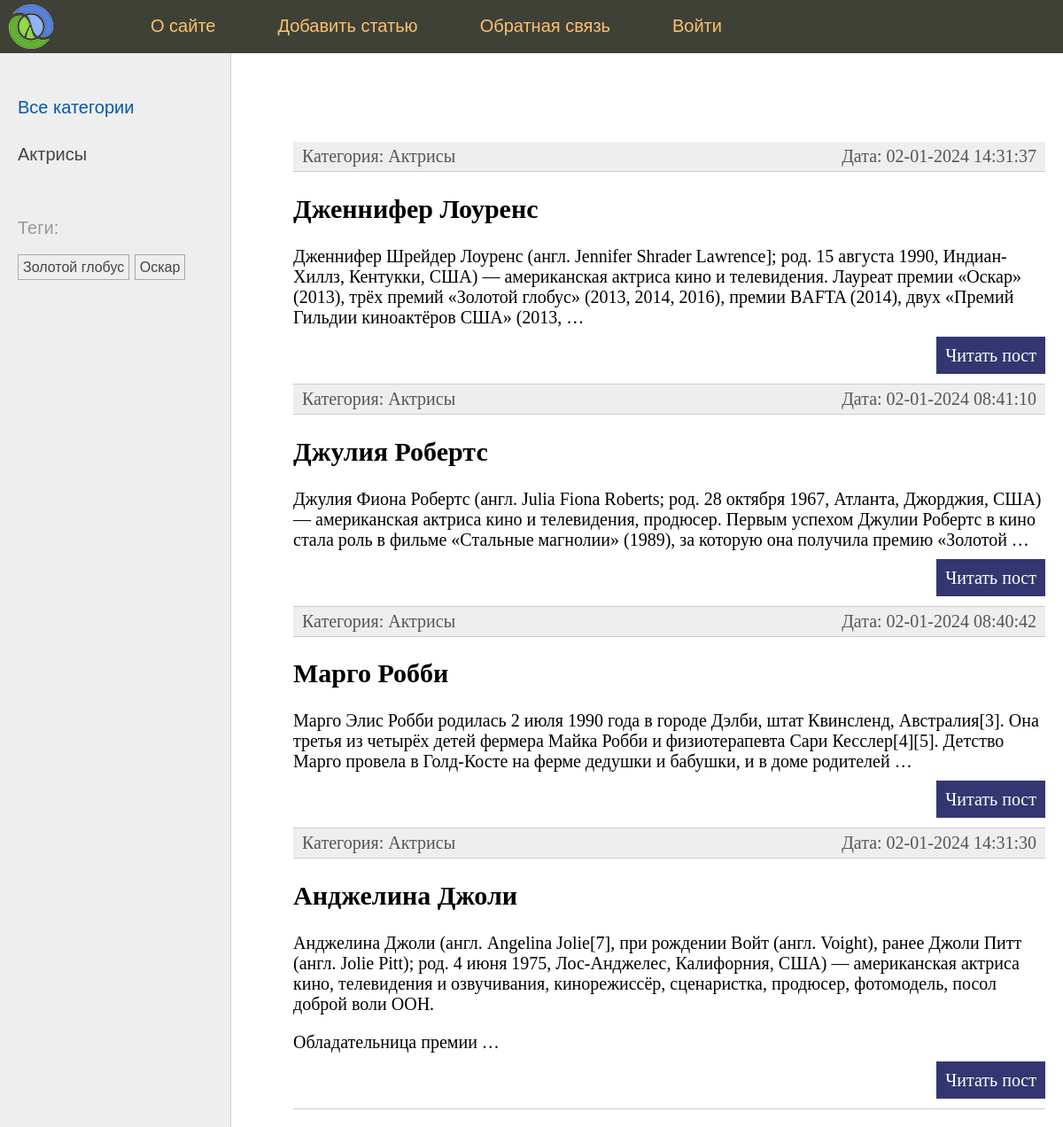
The page / on the database its author committed.
### people/models.py (models this page shows, shortened)
class Categories(models.Model):
    name = models.CharField(max_length=100)
    slug = models.SlugField(max_length=255, unique=True, db_index=True)
    class Meta:
        verbose_name = "Категория"
        verbose_name_plural = "Категории"
    def __str__(self) -> str:
        return self.name

class TagPost(models.Model):
    tag = models.CharField(max_length=100, db_index=True)
    slug = models.SlugField(max_length=255, db_index=True, unique=True)

class People(models.Model):
    class Status(models.IntegerChoices):
        DRAFT = (0, "Черновик")
        PUBLISHED = (1, "Опубликовано")
    title = models.CharField(max_length=255)
    slug = models.SlugField(max_length=255, unique=True, db_index=True)
    content = models.TextField(blank=True)
    time_create = models.DateTimeField(auto_now_add=True)
    time_update = models.DateTimeField(auto_now=True)
    is_published = models.BooleanField(choices=tuple(map(
        lambda x: (bool(x[0]), x[1]), Status.choices)), default=Status.DRAFT)
    category = models.ForeignKey(
        "Categories", on_delete=models.PROTECT, related_name="posts"
    )
    tags = models.ManyToManyField("TagPost", blank=True, related_name="tags")
    partner = models.OneToOneField(
        "Partner",
        on_delete=models.SET_NULL,
        null=True,
        blank=True,
        related_name="partner",
    )
    objects = models.Manager()
    published = PublishedManager()
    class Meta:
        verbose_name = "Известные люди"
        verbose_name_plural = "Известные люди"
        ordering = ("-time_create",)
        indexes = [models.Index(fields=("-time_create",))]

### people/views.py (the view)
# urls.py: path('', index, name='home'),
def index(request):
    posts = People.published.all().select_related('category')
    context = {
        "menu": menu,
        "title": "Главная страница",
        "posts": posts,
        "category_selected": 0,
    }
    return render(request, "people/index.html", context)

### people/models.py (called while the page is built)
    def get_queryset(self) -> QuerySet:
        return super().get_queryset().filter(is_published=People.Status.PUBLISHED)

### people/templatetags/people_tags.py (called while the page is built)
@register.inclusion_tag('people/list_categories.html')
def show_categories(category_selected=0):
    categories = Categories.objects.annotate(total=Count('posts')).filter(total__gt=0)
    return {'categories': categories, 'category_selected': category_selected}

@register.inclusion_tag('people/list_tags.html')
def show_all_tags():
    return {'tags': TagPost.objects.annotate(total=Count('tags')).filter(total__gt=0)}

### people/templates/people/index.html (shortened to what this page needs)
{% extends 'people/base.html' %}
{% block content %}
<ul class="list-articles">
	{% for post in posts %}
		<li><div class="article-panel">
			<p class="first">Категория: {{post.category}}</p>
			<p class="last">Дата: {{post.time_update|date:"d-m-Y H:i:s"}}</p>
		</div></li>
		<li><h2>{{post.title}}</h2>
    {% autoescape off %}
	{{post.content|linebreaks|truncatewords:40}}
    {% endautoescape %}
		<p class="link-read-post"><a href="{% url 'people:post' post.slug %}">Читать пост</a></p>
		</li>
	{% endfor %}
</ul>
{% endblock %}

### people/templates/people/list_categories.html
{% for category in categories %}
    {% if category.id == category_selected %}
        <li class="selected">{{category.name}}</li>
    {% else %}
        <li><a href="{% url 'people:category' category.slug %}">{{ category.name }}</a></li>
    {% endif %}
{% endfor %}

### people/templates/people/list_tags.html
{% if tags %}
    <p>Теги:</p>
    <ul class='tags-list'>
        {% for tag in tags %}
            <li><a href="{% url "people:tag" tag.slug %}">{{ tag.tag }}</a></li>
        {% endfor %}
    </ul>
{% endif %}

### rows shown on the page
Categories: name "Актрисы"
TagPost: tag "Золотой глобус"
TagPost: tag "Оскар"
People: category "Актрисы", time_update "02-01-2024 14:31:37", title "Дженнифер Лоуренс", content "Дженнифер Шрейдер Лоуренс (англ. Jennifer Shrader Lawrence]; род. 15 августа 1990, Индиан-Хиллз, Кентукки, США) — американская актриса кино и телевидения. Лауреат премии «Оскар» (2013), трёх премий «Золотой глобус» (2013, 2014, 2016), премии BAFTA (2014), двух «Премий Гильдии киноактёров США» (2013, …"
People: category "Актрисы", time_update "02-01-2024 08:41:10", title "Джулия Робертс", content "Джулия Фиона Робертс (англ. Julia Fiona Roberts; род. 28 октября 1967, Атланта, Джорджия, США) — американская актриса кино и телевидения, продюсер. Первым успехом Джулии Робертс в кино стала роль в фильме «Стальные магнолии» (1989), за которую она получила премию «Золотой …"
People: category "Актрисы", time_update "02-01-2024 08:40:42", title "Марго Робби", content "Марго Элис Робби родилась 2 июля 1990 года в городе Дэлби, штат Квинсленд, Австралия[3]. Она третья из четырёх детей фермера Майка Робби и физиотерапевта Сари Кесслер[4][5]. Детство Марго провела в Голд-Косте на ферме дедушки и бабушки, и в доме родителей …"
People: category "Актрисы", time_update "02-01-2024 14:31:30", title "Анджелина Джоли", content "Анджелина Джоли (англ. Angelina Jolie[7], при рождении Войт (англ. Voight), ранее Джоли Питт (англ. Jolie Pitt); род. 4 июня 1975, Лос-Анджелес, Калифорния, США) — американская актриса кино, телевидения и озвучивания, кинорежиссёр, сценаристка, продюсер, фотомодель, посол доброй воли ООН. Обладательница премии …"
